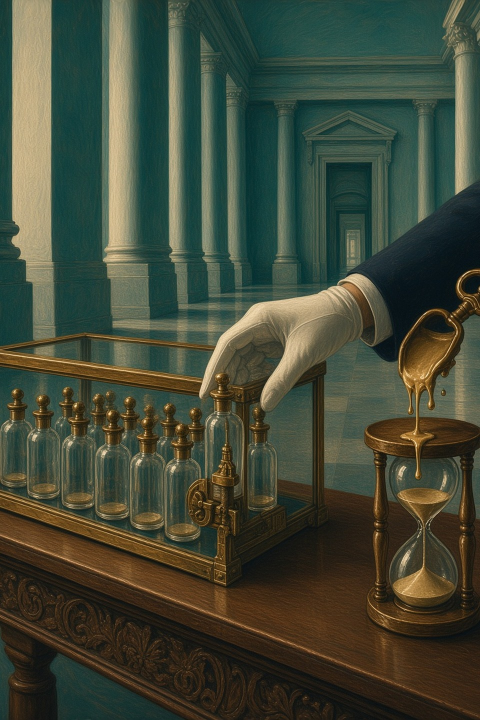
#> input picture img/ercs/erc5006.jpg, 960 x 1440 px, given in place of logo.jpg, which was not available (shown at 1/2 size)
$ python render-linkedin-banner.py
#> lines starting #> are read from the running program, lines starting #| are printed output that depends on the picture
#!/usr/bin/env python3
"""Render img/linkedin-release-banner.jpg from the official logo.

Uses vendored Playfair Display (OFL) under assets/fonts/ for identical output
on Linux and macOS. Lining figures: +lnum via libraqm when available;
otherwise GFSDidot-Regular.ttf for lines that contain digits (version,
subtitle, detail).

Usage:
  python3 scripts/render-linkedin-banner.py
  python3 scripts/render-linkedin-banner.py --version 0.7.0 --subtitle "ERC-7751 wrapped reverts"
  python3 scripts/render-linkedin-banner.py --version 0.7.0 \\
    --subtitle "ERC-7751 wrapped reverts" \\
    --detail "Failed inner calls now revert with WrappedError, keeping the target, selector and original revert reason."
  python3 scripts/render-linkedin-banner.py --version 0.8.0 \\
    --subtitle "ERC-5267 EIP-712 domains" \\
    --detail "..." \\
    --erc-image website/img/ercs/erc5267.jpg
"""
from __future__ import annotations

import argparse
from pathlib import Path

from PIL import Image, ImageDraw, ImageFont
from PIL import features as pil_features

ROOT = Path(__file__).resolve().parents[1]
FONT_DIR = ROOT / "assets" / "fonts"
PLAYFAIR = FONT_DIR / "PlayfairDisplay[wght].ttf"
LINING_FALLBACK = FONT_DIR / "GFSDidot-Regular.ttf"
LOGO = ROOT / "img" / "logo.jpg"
OUT = ROOT / "img" / "linkedin-release-banner.jpg"

W, H = 1200, 627
BG = (245, 242, 236)
INK = (18, 18, 18)
MUTED = (70, 64, 56)
DETAIL = (58, 54, 48)
FOOT = (90, 84, 76)
GOLD = (184, 149, 80)
FRAME = (48, 44, 40)
MAT = (235, 230, 222)

TEXT_X = 620
LEFT_X = 56
LEFT_MAX_W = TEXT_X - LEFT_X - 48
ERC_MARK_HEIGHT = 120
ERC_MARK_MARGIN = 36

TEXT_MAX_W = W - TEXT_X - 56
LINE = 1.28
FOOT_Y = H - 68
FOOT_CLEARANCE = 24
DETAIL_MAX_LINES = 3
DETAIL_MIN_PX = 20
DETAIL_MAX_PX = 28

_HAS_RAQM = pil_features.check("raqm")
_LNUM = ["+lnum"] if _HAS_RAQM else None


def playfair(size: int, weight: int) -> ImageFont.FreeTypeFont:
    if not PLAYFAIR.is_file():
        raise FileNotFoundError(f"Missing vendored font: {PLAYFAIR}")
    kwargs: dict = {}
    if _HAS_RAQM:
        kwargs["layout_engine"] = ImageFont.Layout.RAQM
    font = ImageFont.truetype(PLAYFAIR, size, **kwargs)
    font.set_variation_by_axes([weight])
    return font


# [99 lines left out: functions lining_fallback, draw_font_for, text_width, draw_line, wrap_text, assert_words_preserved and 2 more, not called in this run]


def paste_logo_panel(canvas: Image.Image) -> None:
    logo = Image.open(LOGO).convert("RGB")
    max_logo = 500
    ratio = min(max_logo / logo.width, max_logo / logo.height)
    logo = logo.resize((int(logo.width * ratio), int(logo.height * ratio)), Image.Resampling.LANCZOS)
    canvas.paste(logo, (LEFT_X, (H - logo.height) // 2))


# [30 lines left out: functions paste_discreet_mark, fit_detail, not called in this run]


def main() -> None:
    parser = argparse.ArgumentParser(description="Render the LinkedIn release banner JPEG.")
    parser.add_argument("--version", default="vX.Y.Z", help="Release version (v prefix optional)")
    parser.add_argument("--subtitle", default="Foundry-native ERC library", help="Primary release line")
    parser.add_argument(
        "--detail",
        default="",
        help="Optional one-sentence improvement summary (up to 3 lines, Playfair)",
    )
    parser.add_argument("--url", default="github.com/jose-compu/curated-erc")
    parser.add_argument(
        "--erc-image",
        default="",
        metavar="PATH",
        help="For new-ERC releases: surrealist painting for the left panel (960×1440 JPEG); "
        "shows a framed artwork instead of the large logo and adds a discreet top-right brand mark.",
    )
    args = parser.parse_args()
    version = args.version if args.version.startswith("v") else f"v{args.version}"

    canvas = Image.new("RGB", (W, H), BG)
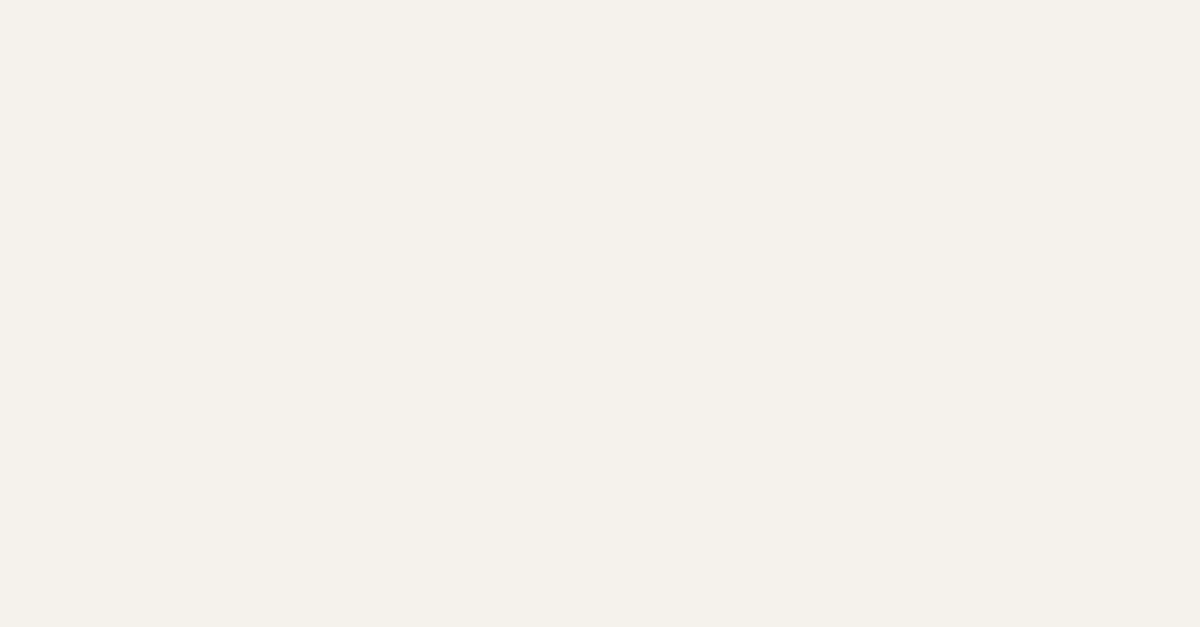
#> canvas: PIL image 1200x627 RGB; mean R, G, B 245, 242, 236
    if args.erc_image.strip():
        erc_path = Path(args.erc_image)
        if not erc_path.is_absolute():
            erc_path = ROOT / erc_path
        if not erc_path.is_file():
            raise SystemExit(f"--erc-image not found: {erc_path}")
        paste_framed_erc_art(canvas, erc_path)
        paste_discreet_mark(canvas)
    else:
        paste_logo_panel(canvas)
#> in paste_logo_panel, logo is the input picture: PIL image 960x1440 RGB; mean R, G, B 66.1, 72.5, 55.9
#> in paste_logo_panel, `logo = logo.resize((int(logo.width * ratio), int(logo.height * ratio))..`:
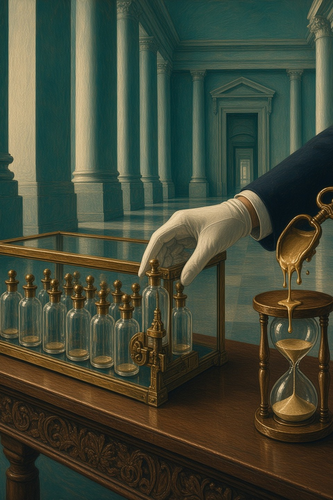
#> logo: PIL image 333x500 RGB; mean R, G, B 66.1, 72.5, 55.9
#> in paste_logo_panel, `canvas.paste(logo, (LEFT_X, (H - logo.height) // 2))`:
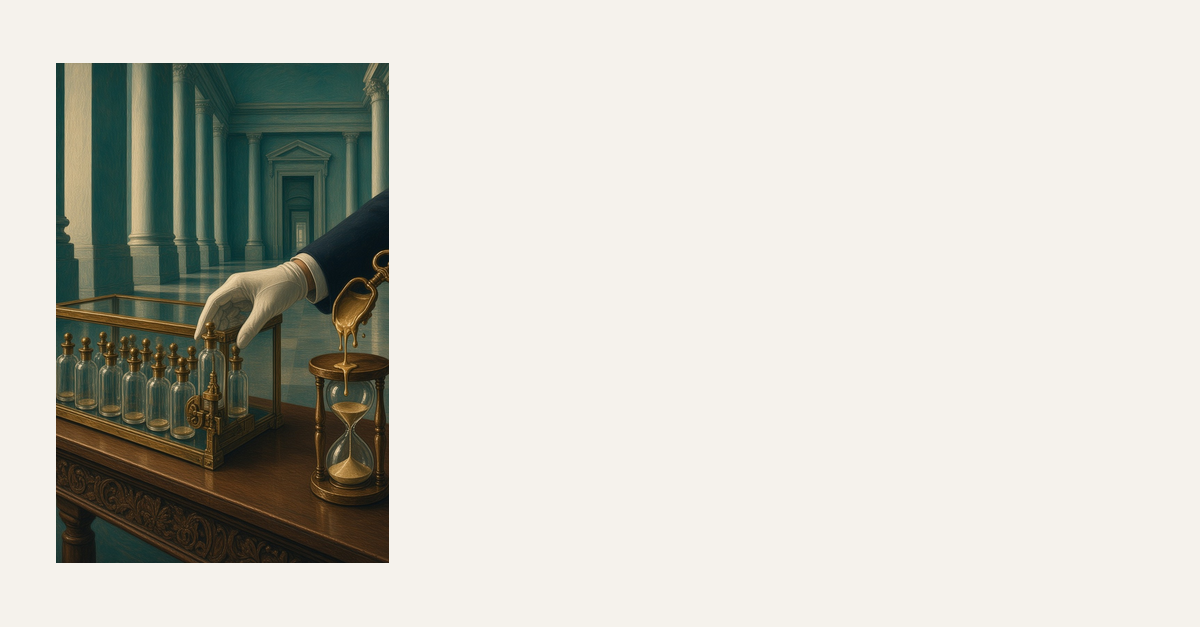
#> canvas: PIL image 1200x627 RGB; mean R, G, B 205.4, 204.5, 196.1

    draw = ImageDraw.Draw(canvas)
    title_font = playfair(54, 700)
    version_font = playfair(36, 600)
    subtitle_font, subtitle_lines = fit_subtitle(draw, args.subtitle)
    foot_font = playfair(19, 400)

    ty = 168 if args.detail.strip() else 178
    draw_line(draw, (TEXT_X, ty), "NEW RELEASE", title_font, INK)
    rule_y = ty + 70
    draw.line((TEXT_X, rule_y, TEXT_X + 420, rule_y), fill=GOLD, width=2)

    vy = rule_y + 28
    draw_line(draw, (TEXT_X, vy), version, version_font, INK)

    sub_y = vy + 50
    sub_line_h = subtitle_font.size * LINE
    for line in subtitle_lines:
        draw_line(draw, (TEXT_X, int(sub_y)), line, subtitle_font, MUTED)
        sub_y += sub_line_h

    detail_text = args.detail.strip()
    if detail_text:
        detail_font, detail_lines = fit_detail(draw, detail_text, sub_y + 14)
        detail_y = sub_y + 14
        detail_line_h = detail_font.size * LINE
        for line in detail_lines:
            draw_line(draw, (TEXT_X, int(detail_y)), line, detail_font, DETAIL)
            detail_y += detail_line_h
        assert_words_preserved(detail_text, detail_lines)

    draw_line(draw, (TEXT_X, FOOT_Y), args.url, foot_font, FOOT)

    canvas.save(OUT, "JPEG", quality=92, optimize=True)
    print(f"wrote {OUT}")


if __name__ == "__main__":
#> (the run stopped early here; a loop or call above may not have finished)

$ run again, on img/ercs/erc5267.jpg
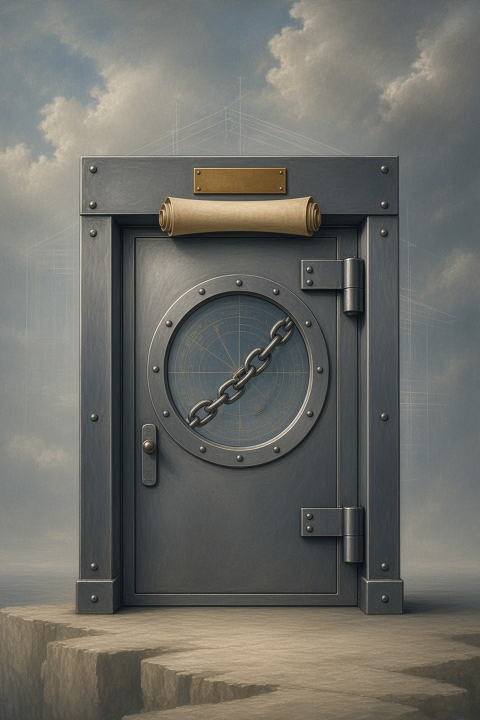
#> input picture img/ercs/erc5267.jpg, 960 x 1440 px, given in place of logo.jpg, which was not available (shown at 1/2 size)
#> in paste_logo_panel, logo is the input picture: PIL image 960x1440 RGB; mean R, G, B 109.5, 109.2, 103.6
#> in paste_logo_panel, `logo = logo.resize((int(logo.width * ratio), int(logo.height * ratio))..`:
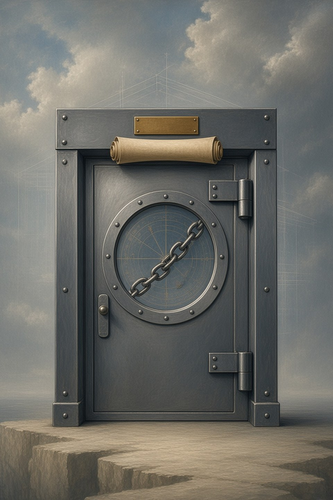
#> logo: PIL image 333x500 RGB; mean R, G, B 109.5, 109.2, 103.6
#> in paste_logo_panel, `canvas.paste(logo, (LEFT_X, (H - logo.height) // 2))`:
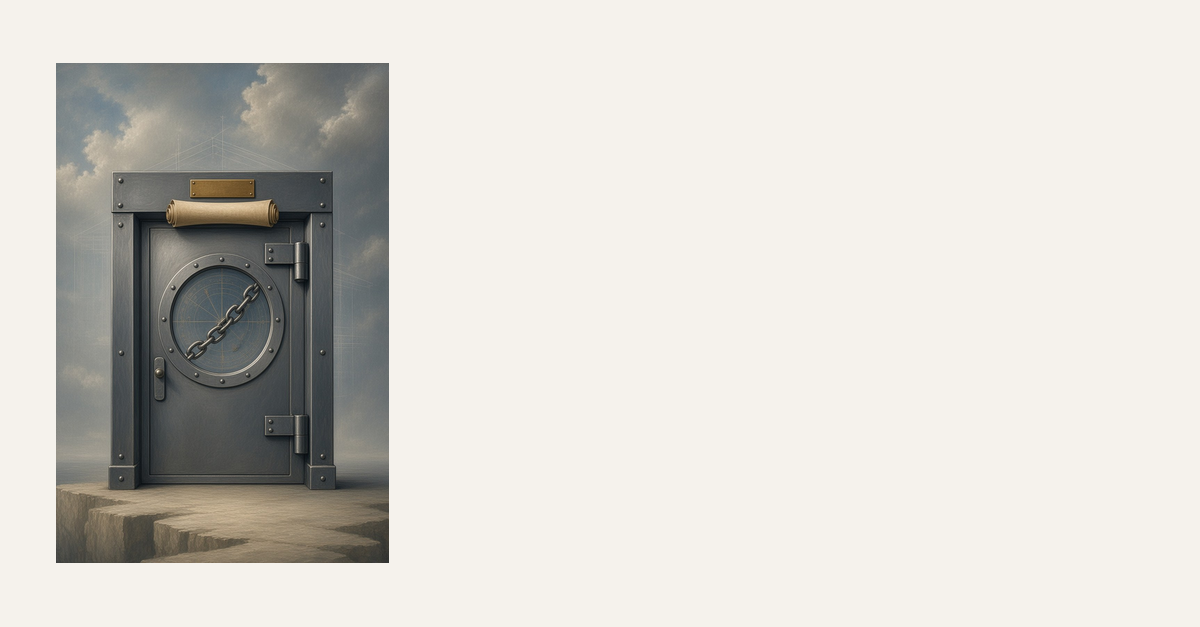
#> canvas: PIL image 1200x627 RGB; mean R, G, B 215, 212.6, 206.7
